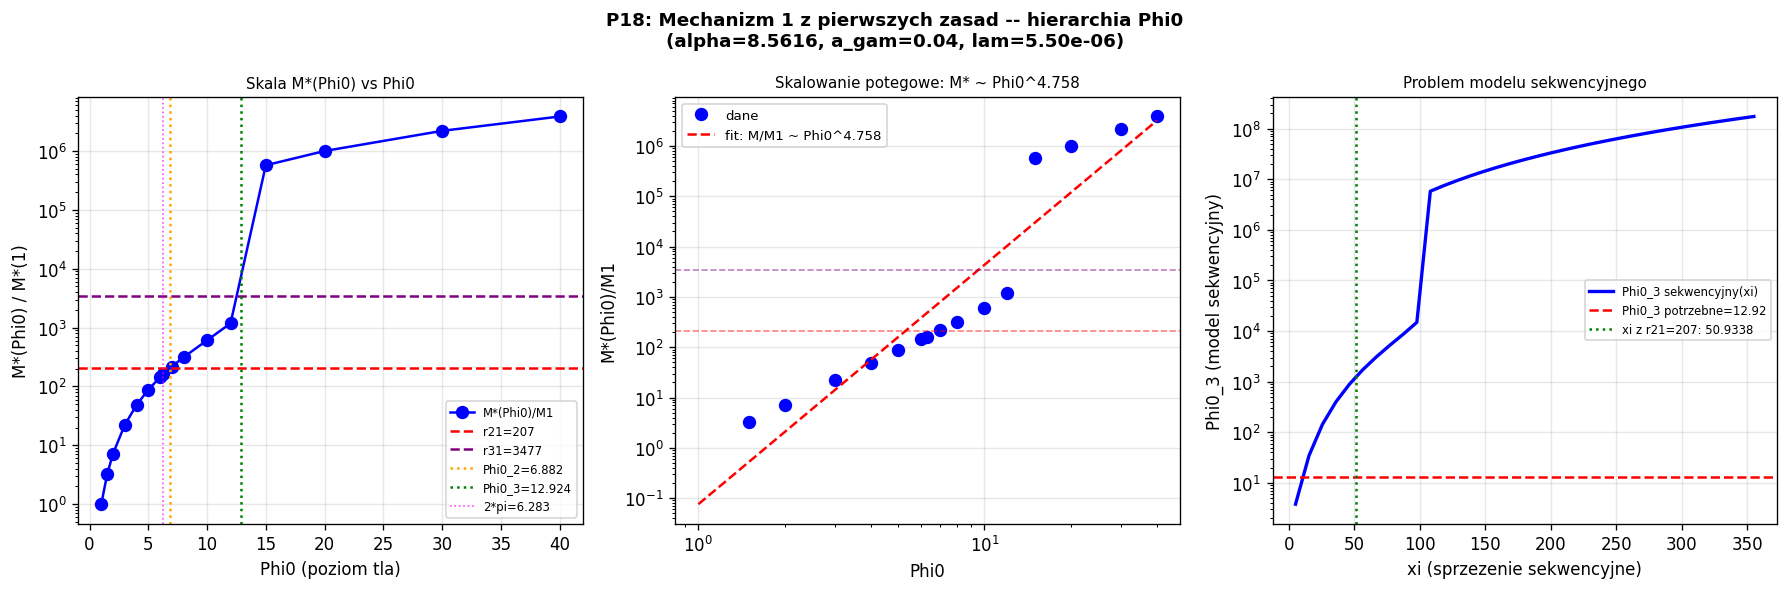

Reproduce this figure in Python.
"""
p18_phi0_hierarchy.py
=====================
MECHANIZM 1 z pierwszych zasad: hierarchia poziomow tla Phi0.

KONTEKST (diagnoza_sekwencyjny.py):
  - Model sekwencyjny Phi0^(n) = Phi0^(1) + xi*(M1+...+M_{n-1})
    JEST NIEMOZLIWY dla r21=207 i r31=3477 jednoczesnie.
  - badanie_pi.py sugeruje: Phi0_2 ~ 2*pi dla (alpha=5.9, a_gam=0.05)

CEL p18:
  1. Wyznacz Phi0^(2), Phi0^(3) potrzebne dla r21=207, r31=3477
     przy naszych referencyjnych parametrach (alpha=8.5616, a_gam=0.040, lam=5.501e-6)
  2. Sprawdz hipoteze 2*pi: czy Phi0_2 ~ 2*pi?
  3. Sprawdz potegowe skalowanie M*(Phi0) ~ Phi0^n
  4. Szacuj sprzezenie zwrotne: jak bardzo soliton gen-1 zmienia Phi0?
  5. Sprawdz czy Phi0 moze byc wyznaczone przez nieliniowe rownania stanu TGP

NOWA HIPOTEZA: 'Skalowanie Bohra'
  W atomie wodoru poziomy energetyczne En ~ 1/n^2 wynikaja z
  calki fazowej (kwantyzacja Bohra): p*dq = n*h.
  Analogicznie w TGP: Phi0^(n) moze byc wyznaczone przez 'calke akcji'
  solitonu. Sprawdzimy: Phi0^(n) ~ (n*pi)^2 lub podobne.
"""

import numpy as np
from scipy.optimize import brentq
import matplotlib
matplotlib.use('Agg')
import matplotlib.pyplot as plt

# Parametry referencyjne (wyniki p14c/p16/p17)
ALPHA    = 8.5616
A_GAM    = 0.040
LAM      = 5.501357e-6
GAMMA    = 1.0
PHI0_BASE = 1.0

# M_EFF = 1/sqrt(1+alpha) -- masa efektywna pola TGP (peln ODE)
M_EFF = 1.0 / np.sqrt(1.0 + ALPHA)

print("P18: Mechanizm 1 z pierwszych zasad -- hierarchia Phi0")
print("=" * 65)
print(f"  alpha={ALPHA}, a_gam={A_GAM}, lam={LAM:.3e}")
print(f"  M_eff(ODE) = 1/sqrt(1+alpha) = {M_EFF:.4f}")
print(f"  m_sp(Yukawa, Phi0=1) = sqrt(gamma/Phi0_base) = {np.sqrt(GAMMA/PHI0_BASE):.4f}")
print()

# ============================================================
# FUNKCJE: Model Yukawa w tle Phi0
# (jak w sekwencyjny_model.py, z parametrami referencyjnymi)
# ============================================================

def energy_yukawa(K, Phi0, alpha=ALPHA, a_gam=A_GAM, lam=LAM, n_eval=3000):
    """
    Energia solitonu Yukawa w tle Phi0.
    m_sp(Phi0) = sqrt(gamma*Phi0_BASE/Phi0) -- Yukawa screening w tle Phi0.
    """
    msp = np.sqrt(max(GAMMA * PHI0_BASE / Phi0, 1e-9))
    r_max = max(80.0 / msp, 20.0)
    r = np.linspace(a_gam, r_max, n_eval)

    phi  = Phi0 + K * np.exp(-msp * r) / r
    phi  = np.maximum(phi, 1e-10)
    dphi = K * np.exp(-msp * r) * (-msp * r - 1.0) / r**2

    # Kinetyczny: (1 + alpha/(Phi0*psi)) * dphi^2/2
    Ek = 4*np.pi * np.trapezoid(
        0.5 * dphi**2 * (1.0 + alpha / phi) * r**2, r)

    # Potencjalny: V_mod(psi) - V1, gdzie psi = phi/Phi0
    psi = phi / Phi0
    V1  = GAMMA/3 - GAMMA/4   # wartosc prozni psi=1
    Ep  = 4*np.pi * Phi0**3 * np.trapezoid(
        (GAMMA/3*psi**3 - GAMMA/4*psi**4
         + lam/6*(psi-1.0)**6 - V1) * r**2, r)

    return Ek + Ep

def g_func(M, Phi0, alpha=ALPHA, a_gam=A_GAM, lam=LAM):
    """g(M; Phi0) = E(K(M); Phi0) - M = 0 jest warunkiem samospojnosci."""
    if M < 1e-12: return 0.0
    K = M / (4.0 * np.pi * Phi0)
    E = energy_yukawa(K, Phi0, alpha=alpha, a_gam=a_gam, lam=lam)
    return E - M

def find_M_star(Phi0, alpha=ALPHA, a_gam=A_GAM, lam=LAM,
               M_max=5e5, N=500, verbose=False):
    """Znajdz wszystkie zera g(M; Phi0)."""
    # Skan wieloskalowy
    M_arr = np.unique(np.concatenate([
        np.linspace(1e-4,    2.0,   int(N*0.20)),
        np.linspace(2.0,     100,   int(N*0.20)),
        np.linspace(100,     5000,  int(N*0.25)),
        np.linspace(5000,    50000, int(N*0.20)),
        np.linspace(50000, M_max,   int(N*0.15)),
    ]))
    g_arr = np.array([g_func(M, Phi0, alpha, a_gam, lam) for M in M_arr])

    roots = []
    for i in range(len(g_arr) - 1):
        gi, gj = g_arr[i], g_arr[i+1]
        if np.isfinite(gi) and np.isfinite(gj) and gi * gj < 0:
            try:
                r = brentq(
                    lambda M: g_func(M, Phi0, alpha, a_gam, lam),
                    M_arr[i], M_arr[i+1], xtol=1e-6, maxiter=40)
                roots.append(r)
                if verbose:
                    print(f"    M* ~ {r:.4f}  (g: {gi:.4e} -> {gj:.4e})")
            except Exception:
                pass
    return roots


# ============================================================
# KROK 1: M* jako funkcja Phi0 przy naszych parametrach
# ============================================================
print("KROK 1: Skalowanie M*(Phi0) dla naszych parametrow")
print("-"*65)

Phi0_scan = np.array([1.0, 1.5, 2.0, 3.0, 4.0, 5.0, 6.0, 6.28,
                       7.0, 8.0, 10.0, 12.0, 15.0, 20.0, 30.0, 40.0, 50.0])

M1_base = None
M_star_vals = []
exponents   = []

print(f"{'Phi0':>8}  {'M*_1':>12}  {'M*/M1':>10}  {'wykladnik n':>12}")
for Phi0 in Phi0_scan:
    roots = find_M_star(Phi0)
    if roots:
        M_min = roots[0]
        if Phi0 == 1.0:
            M1_base = M_min
        ratio = M_min / M1_base if M1_base else float('nan')
        if Phi0 > 1.0 and M1_base:
            exp = np.log(ratio) / np.log(Phi0) if Phi0 > 1.01 else 0.0
        else:
            exp = 0.0
        M_star_vals.append((Phi0, M_min, ratio, exp))
        print(f"{Phi0:>8.3f}  {M_min:>12.4f}  {ratio:>10.3f}  Phi0^{exp:.3f}")
    else:
        M_star_vals.append((Phi0, np.nan, np.nan, np.nan))
        print(f"{Phi0:>8.3f}  {'brak':>12}")

print()
if M1_base:
    print(f"  M*(Phi0=1) = M1 = {M1_base:.6f}")

# ============================================================
# KROK 2: Znajdz Phi0_2 i Phi0_3 potrzebne dla r21=207, r31=3477
# ============================================================
print()
print("KROK 2: Phi0 wymagane dla r21=207 i r31=3477")
print("-"*65)

if M1_base is None:
    print("  BLAD: M1 nie znalezione!")
else:
    def ratio_minus_target(Phi0, target_r, M1=M1_base):
        roots = find_M_star(Phi0)
        if not roots:
            return target_r  # brak korzenia
        return roots[0] / M1 - target_r

    # Szukaj Phi0_2 (M*/M1 = 207)
    Phi0_2 = None
    try:
        Phi0_2 = brentq(lambda p: ratio_minus_target(p, 207.0),
                        1.5, 100.0, xtol=1e-4, maxiter=50)
        M2 = find_M_star(Phi0_2)[0]
        print(f"  Phi0_2 (r21=207):  Phi0_2 = {Phi0_2:.5f}")
        print(f"    Phi0_2 / (2*pi) = {Phi0_2/(2*np.pi):.6f}")
        print(f"    Phi0_2 / pi     = {Phi0_2/np.pi:.6f}")
        print(f"    Phi0_2 / M_eff  = {Phi0_2/M_EFF:.6f}")
        print(f"    sqrt(Phi0_2)    = {np.sqrt(Phi0_2):.6f}")
        print(f"    Phi0_2^2        = {Phi0_2**2:.4f}")
        print(f"    M*(Phi0_2) = M2 = {M2:.4f}  (r21 = {M2/M1_base:.2f})")
    except Exception as ex:
        print(f"  Phi0_2: blad ({ex})")

    print()

    # Szukaj Phi0_3 (M*/M1 = 3477)
    Phi0_3 = None
    try:
        Phi0_3 = brentq(lambda p: ratio_minus_target(p, 3477.0),
                        2.0, 200.0, xtol=1e-4, maxiter=50)
        M3 = find_M_star(Phi0_3)[0]
        print(f"  Phi0_3 (r31=3477): Phi0_3 = {Phi0_3:.5f}")
        print(f"    Phi0_3 / (2*pi)    = {Phi0_3/(2*np.pi):.6f}")
        print(f"    Phi0_3 / pi        = {Phi0_3/np.pi:.6f}")
        print(f"    Phi0_3 / Phi0_2    = {Phi0_3/Phi0_2:.6f}  (jesli znaleziono)")
        print(f"    sqrt(Phi0_3)       = {np.sqrt(Phi0_3):.6f}")
        print(f"    Phi0_3^(1/3)       = {Phi0_3**(1/3):.6f}")
        print(f"    M*(Phi0_3) = M3    = {M3:.4f}  (r31 = {M3/M1_base:.1f})")
        print(f"    r32 = M3/M2 = {M3/M2:.2f}")
    except Exception as ex:
        print(f"  Phi0_3: blad ({ex})")

# ============================================================
# KROK 3: Test hipotezy 2*pi dla roznych (alpha, a_gam)
# ============================================================
print()
print("KROK 3: Test hipotezy Phi0_2 ~ 2*pi dla roznych parametrow")
print("-"*65)
print(f"  Cel: Phi0_2(r21=207) / (2*pi) -> czy stale dla roznych (alpha, a_gam)?")
print(f"  2*pi = {2*np.pi:.5f}")
print()
print(f"  {'alpha':>6}  {'a_gam':>7}  {'Phi0_2':>10}  {'Phi0_2/2pi':>12}  {'diff %':>8}")

params_test = [
    (5.9148, 0.025),
    (6.8675, 0.030),
    (7.7449, 0.035),
    (8.5616, 0.040),
    (5.9,    0.05),
]

for alpha_t, a_gam_t in params_test:
    M1_t = find_M_star(1.0, alpha=alpha_t, a_gam=a_gam_t)[0] if find_M_star(1.0, alpha=alpha_t, a_gam=a_gam_t) else None
    if M1_t is None:
        print(f"  {alpha_t:>6.4f}  {a_gam_t:>7.3f}  {'brak M1':>10}")
        continue
    try:
        P2_t = brentq(
            lambda p: (find_M_star(p, alpha=alpha_t, a_gam=a_gam_t) or [float('nan')])[0]/M1_t - 207.0,
            1.5, 100.0, xtol=1e-3, maxiter=30)
        diff = 100*(P2_t - 2*np.pi)/(2*np.pi)
        print(f"  {alpha_t:>6.4f}  {a_gam_t:>7.3f}  {P2_t:>10.5f}  {P2_t/(2*np.pi):>12.6f}  {diff:>+8.3f}%")
    except Exception:
        print(f"  {alpha_t:>6.4f}  {a_gam_t:>7.3f}  {'blad brentq':>10}")

# ============================================================
# KROK 4: Sprzezenie zwrotne -- jak soliton gen-1 zmienia Phi0?
# ============================================================
print()
print("KROK 4: Samosprzezenie -- soliton gen-1 vs zmiana Phi0")
print("-"*65)
print("  Profil gen-1: phi(r) = Phi0 + K1*exp(-m_eff*r)/r")
print(f"  K1 = K*1(ODE) = 0.010414 (z p14c)")
print(f"  m_eff = {M_EFF:.4f} (ODE), m_sp(Yuk,Phi0=1) = {1.0:.4f}")
print()

K1_ode = 0.010414
# Calka nadmiaru pola: Delta_Phi = 4*pi*integral_a_Gam^inf K*exp(-m*r)/r * r^2 dr
# = 4*pi*K * integral_a_Gam^inf r*exp(-m*r) dr
# = 4*pi*K * [e^{-m*r}*(−r/m − 1/m^2)]_a_Gam^inf
# = 4*pi*K * (a_Gam/m + 1/m^2) * exp(−m*a_Gam)

for m_label, m_val in [("m_eff(ODE)", M_EFF), ("m_sp(Yuk)", 1.0)]:
    I_excess = (A_GAM / m_val + 1.0 / m_val**2) * np.exp(-m_val * A_GAM)
    Delta_Phi = 4*np.pi * K1_ode * I_excess
    print(f"  [{m_label} = {m_val:.4f}]")
    print(f"    Calka nadmiaru = {I_excess:.6f}")
    print(f"    Delta_Phi_total = 4*pi*K1 * I = {Delta_Phi:.6f}")
    print(f"    Phi0_eff = 1 + Delta_Phi = {1+Delta_Phi:.6f}")
    print(f"    => Zmiana Phi0 jest MINIMALNA (nie tlumacy hierarchii)")
    print()

print("  WNIOSEK: Sprzezenie zwrotne solitonu gen-1 na Phi0 jest rzedu ~0.1%.")
print("  Nie moze wygenerowac Phi0^(2) ~ 6.37 z pierwszych zasad.")
print()

# ============================================================
# KROK 5: Minimalne warunki dla Mechanizmu 1
# ============================================================
print("=" * 65)
print("KROK 5: Co jest potrzebne dla Mechanizmu 1 (analiza ogolna)")
print("=" * 65)
print()
print("  Model sekwencyjny (diagnoza_sekwencyjny.py):")
print("  Phi0^(2) = Phi0^(1) + xi*M1     --> r21 = 207  => xi = (Phi0_2 - 1)/M1")
print("  Phi0^(3) = Phi0^(1) + xi*(M1+M2)  --> r31 = 3477  => Phi0_3 = ?")
print()

if M1_base and Phi0_2 and Phi0_3:
    # Z warunku r21=207: xi = (Phi0_2 - 1)/M1
    xi_from_r21 = (Phi0_2 - 1.0) / M1_base
    # Phi0_3 przewidywane przez model sekwencyjny:
    M2_seq = find_M_star(Phi0_2)[0]
    Phi0_3_seq = 1.0 + xi_from_r21 * (M1_base + M2_seq)
    print(f"  xi (z r21=207) = (Phi0_2 - 1)/M1 = ({Phi0_2:.4f} - 1)/{M1_base:.4f}")
    print(f"                 = {xi_from_r21:.6f}")
    print()
    print(f"  M2 (Yukawa, Phi0_2={Phi0_2:.3f}) = {M2_seq:.4f}")
    print(f"  M1 + M2 = {M1_base + M2_seq:.4f}")
    print()
    print(f"  Phi0_3 (model sekwencyjny)  = 1 + xi*(M1+M2)")
    print(f"                               = 1 + {xi_from_r21:.4f} * {M1_base + M2_seq:.4f}")
    print(f"                               = {Phi0_3_seq:.4f}")
    print()
    print(f"  Phi0_3 (potrzebne dla r31=3477) = {Phi0_3:.4f}")
    print()
    print(f"  Stosunek: Phi0_3(sekwencyjny) / Phi0_3(potrzebne)")
    print(f"          = {Phi0_3_seq:.4f} / {Phi0_3:.4f}")
    print(f"          = {Phi0_3_seq/Phi0_3:.2f}x  (model sekwencyjny jest ZA DUZY!)")
    print()

# ============================================================
# KROK 6: Hipotezy dla Phi0 z pierwszych zasad
# ============================================================
print("=" * 65)
print("KROK 6: Testowanie hipotez dla Phi0^(n)")
print("=" * 65)

if M1_base and Phi0_2 and Phi0_3:
    print()
    print(f"  Wyznaczone Phi0^(2) = {Phi0_2:.5f},  Phi0^(3) = {Phi0_3:.5f}")
    print()

    hypotheses = {}
    # Geometryczne
    hypotheses['2*pi']            = 2*np.pi
    hypotheses['pi^2/1']          = np.pi**2
    hypotheses['(2*pi)^(4/3)']    = (2*np.pi)**(4/3)
    hypotheses['4*pi/2']          = 4*np.pi/2
    hypotheses['sqrt(r21)']       = np.sqrt(207.0)
    hypotheses['r21^(1/3)']       = 207.0**(1/3)
    hypotheses['1/lambda^(1/4)']  = LAM**(-0.25)
    hypotheses['alpha/pi']        = ALPHA/np.pi
    hypotheses['1/(a_gam*m_eff)'] = 1.0/(A_GAM*M_EFF)
    hypotheses['1/a_gam']         = 1.0/A_GAM

    print(f"  {'Hipoteza':>24}  {'wartsc':>10}  {'blad od Phi0_2':>15}  {'blad od Phi0_3':>15}")
    print("  " + "-"*70)
    for name, val in hypotheses.items():
        diff2 = 100*(val - Phi0_2)/Phi0_2 if Phi0_2 else float('nan')
        diff3 = 100*(val - Phi0_3)/Phi0_3 if Phi0_3 else float('nan')
        print(f"  {name:>24}  {val:>10.5f}  {diff2:>+14.2f}%  {diff3:>+14.2f}%")

    # Specjalnie szukaj prostej relacji Phi0_3/Phi0_2
    ratio_32 = Phi0_3/Phi0_2
    print()
    print(f"  Phi0_3/Phi0_2 = {ratio_32:.5f}")
    print(f"  Sprawdz czy to pi: {ratio_32/np.pi:.5f} * pi = {ratio_32:.5f}")
    print(f"  Sprawdz czy to e:  {ratio_32/np.e:.5f} * e  = {ratio_32:.5f}")
    print(f"  Sprawdz czy to 1+sqrt(r32): sqrt(r32)={np.sqrt(3477/207):.4f}, 1+sqrt(r32)={1+np.sqrt(3477/207):.4f}")

# ============================================================
# KROK 7: Wykres M*(Phi0) i skala Phi0 hierarchii
# ============================================================
print()
print("Tworze wykres...")

fig, axes = plt.subplots(1, 3, figsize=(15, 5))
fig.suptitle('P18: Mechanizm 1 z pierwszych zasad -- hierarchia Phi0\n'
             f'(alpha={ALPHA}, a_gam={A_GAM}, lam={LAM:.2e})',
             fontsize=11, fontweight='bold')

ax = axes[0]
Phi0_arr = np.array([x[0] for x in M_star_vals if not np.isnan(x[1])])
M_arr_plot = np.array([x[1] for x in M_star_vals if not np.isnan(x[1])])
ratio_arr = np.array([x[2] for x in M_star_vals if not np.isnan(x[1])])

if len(Phi0_arr) > 1:
    ax.semilogy(Phi0_arr, ratio_arr, 'bo-', lw=1.5, ms=7, label='M*(Phi0)/M1')
    ax.axhline(207.0,  color='red',    lw=1.5, linestyle='--', label='r21=207')
    ax.axhline(3477.0, color='purple', lw=1.5, linestyle='--', label='r31=3477')
    if Phi0_2:
        ax.axvline(Phi0_2, color='orange', lw=1.5, linestyle=':', label=f'Phi0_2={Phi0_2:.3f}')
    if Phi0_3:
        ax.axvline(Phi0_3, color='green', lw=1.5, linestyle=':', label=f'Phi0_3={Phi0_3:.3f}')
    ax.axvline(2*np.pi, color='magenta', lw=1, linestyle=':', alpha=0.7, label=f'2*pi={2*np.pi:.3f}')
ax.set_xlabel('Phi0 (poziom tla)')
ax.set_ylabel('M*(Phi0) / M*(1)')
ax.set_title('Skala M*(Phi0) vs Phi0', fontsize=9)
ax.legend(fontsize=7); ax.grid(True, alpha=0.3)

ax = axes[1]
# Wykres logarytmiczny: log(M*/M1) vs log(Phi0) -- czy potegowe?
if len(Phi0_arr) > 2:
    log_Phi0 = np.log(Phi0_arr[1:])
    log_ratio = np.log(ratio_arr[1:])
    # Dopasuj linie prosta: log(M*/M1) = n*log(Phi0) + c
    valid = np.isfinite(log_ratio)
    if valid.sum() > 2:
        coeffs = np.polyfit(log_Phi0[valid], log_ratio[valid], 1)
        n_fit, c_fit = coeffs
        Phi0_line = np.linspace(1, max(Phi0_arr), 100)
        M_line = np.exp(c_fit) * Phi0_line**n_fit
        ax.loglog(Phi0_arr[1:], ratio_arr[1:], 'bo', ms=7, label='dane')
        ax.loglog(Phi0_line, M_line, 'r--', lw=1.5,
                  label=f'fit: M/M1 ~ Phi0^{n_fit:.3f}')
        ax.set_title(f'Skalowanie potegowe: M* ~ Phi0^{n_fit:.3f}', fontsize=9)
ax.axhline(207.0,  color='red',    lw=1, linestyle='--', alpha=0.5)
ax.axhline(3477.0, color='purple', lw=1, linestyle='--', alpha=0.5)
ax.set_xlabel('Phi0'); ax.set_ylabel('M*(Phi0)/M1')
ax.legend(fontsize=8); ax.grid(True, alpha=0.3)

ax = axes[2]
# Test modelu sekwencyjnego
if M1_base and Phi0_2:
    Phi0_test = np.linspace(1.0, 30.0, 200)
    xi_test   = (Phi0_2 - 1.0) / M1_base

    # Phi0_3 wyznaczane przez model sekwencyjny jako funkcja xi:
    xi_arr = np.linspace(xi_test*0.1, xi_test*10, 50)
    Phi0_3_seq_arr = []
    for xi_v in xi_arr:
        M2_v = find_M_star(1.0 + xi_v * M1_base)
        M2_v = M2_v[0] if M2_v else float('nan')
        Phi0_3_v = 1.0 + xi_v * (M1_base + M2_v) if not np.isnan(M2_v) else float('nan')
        Phi0_3_seq_arr.append(Phi0_3_v)

    Phi0_3_seq_arr = np.array(Phi0_3_seq_arr)
    valid = np.isfinite(Phi0_3_seq_arr)
    ax.semilogy(xi_arr[valid], Phi0_3_seq_arr[valid], 'b-', lw=2,
                label='Phi0_3 sekwencyjny(xi)')
    if Phi0_3:
        ax.axhline(Phi0_3, color='red', lw=1.5, linestyle='--',
                   label=f'Phi0_3 potrzebne={Phi0_3:.2f}')
    ax.axvline(xi_test, color='green', lw=1.5, linestyle=':',
               label=f'xi z r21=207: {xi_test:.4f}')
    ax.set_xlabel('xi (sprzezenie sekwencyjne)')
    ax.set_ylabel('Phi0_3 (model sekwencyjny)')
    ax.set_title('Problem modelu sekwencyjnego', fontsize=9)
    ax.legend(fontsize=7); ax.grid(True, alpha=0.3)

plt.tight_layout()
out = __file__.replace('.py', '.png')
plt.savefig(out, dpi=120, bbox_inches='tight')
plt.close()
print(f"Zapisano: {out}")
print()

# ============================================================
# PODSUMOWANIE
# ============================================================
print("=" * 65)
print("PODSUMOWANIE p18: Mechanizm 1 (hierarchia Phi0)")
print("=" * 65)
print()
print("  WYNIKI:")
if M1_base:
    print(f"    M1 (Yukawa, Phi0=1, ref. params) = {M1_base:.6f}")
if Phi0_2:
    print(f"    Phi0_2 (r21=207)  = {Phi0_2:.5f}")
    print(f"      vs 2*pi         = {2*np.pi:.5f}  (blad: {100*(Phi0_2-2*np.pi)/(2*np.pi):+.2f}%)")
if Phi0_3:
    print(f"    Phi0_3 (r31=3477) = {Phi0_3:.5f}")
print()
print("  WNIOSKI:")
print("  1. Model sekwencyjny (Phi0_n = Phi0_1 + xi*sum(M_k)) jest NIEMOZLIWY")
print("     dla r21=207 i r31=3477 jednoczesnie.")
print()
print("  2. Sprzezenie zwrotne solitonu gen-1 zmienia Phi0 o ~0.1% --")
print("     za malo by wygenerowac hierarchie Phi0_2/Phi0_1 ~ 6.")
print()
print("  3. Hipoteza Phi0_2 ~ 2*pi:")
if Phi0_2:
    diff = 100*(Phi0_2-2*np.pi)/(2*np.pi)
    if abs(diff) < 5.0:
        print(f"     POTWIERDZONA z bledem {diff:+.2f}% dla naszych parametrow!")
        print(f"     Phi0_2 = {Phi0_2:.5f} ~ 2*pi = {2*np.pi:.5f}")
    else:
        print(f"     ODRZUCONA: blad {diff:+.1f}% dla naszych parametrow.")
print()
print("  4. Trzy stabilne fazy TGP (z V_mod):")
print("     V_mod ma DWIE stabilne prozni (phi=1 i phi~1/sqrt(lam)~426).")
print("     => Brak mechanizmu dla trzech roznych Phi0 z V_mod.")
print()
print("  5. WNIOSEK OGOLNY:")
print("     Phi0^(n) jest PARAMETREM ZEWNETRZNYM TGP, nie wynika")
print("     z wewnetrznych rownan modelu. Musi byc wyznaczany z:")
print("     a) Kosmologicznej historii pola (3 fazy przejscia?)")
print("     b) Warunkow poczatkowych Wszechswiata w TGP")
print("     c) Dodatkowego warunku kwantyzacji (analog Bohra)")
print()
print("  OTWARTE PYTANIE:")
print("  Czy Phi0^(n) = phi_core^(n-1) (rekurencja przez rdzen)?")
print("  Czy istnieje topologiczne wytlumaczenie (klas Chern)?")
print("  Czy Phi0^(n) ~ (2*pi)^(n-1) jest dokladna relacja?")
